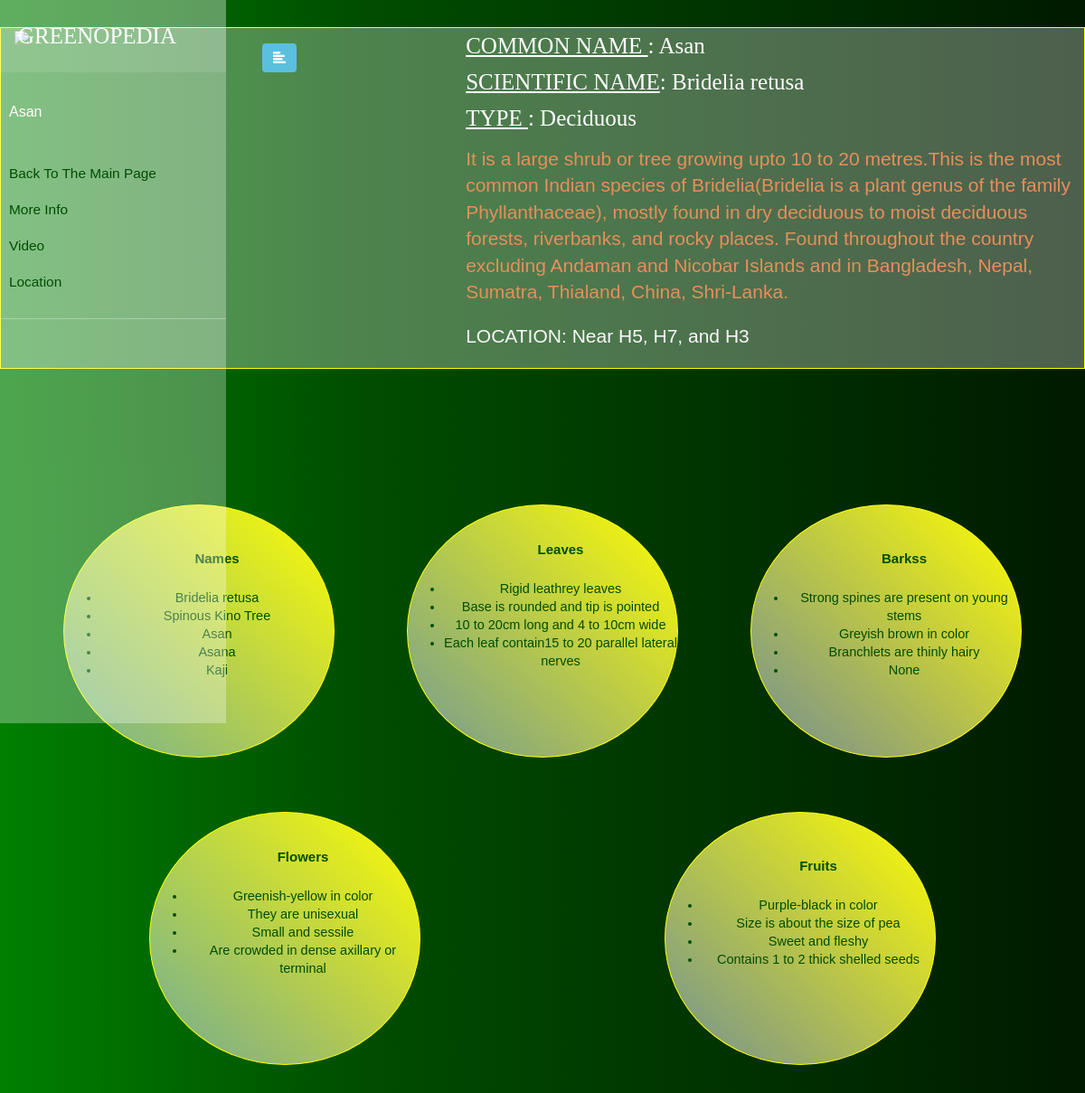
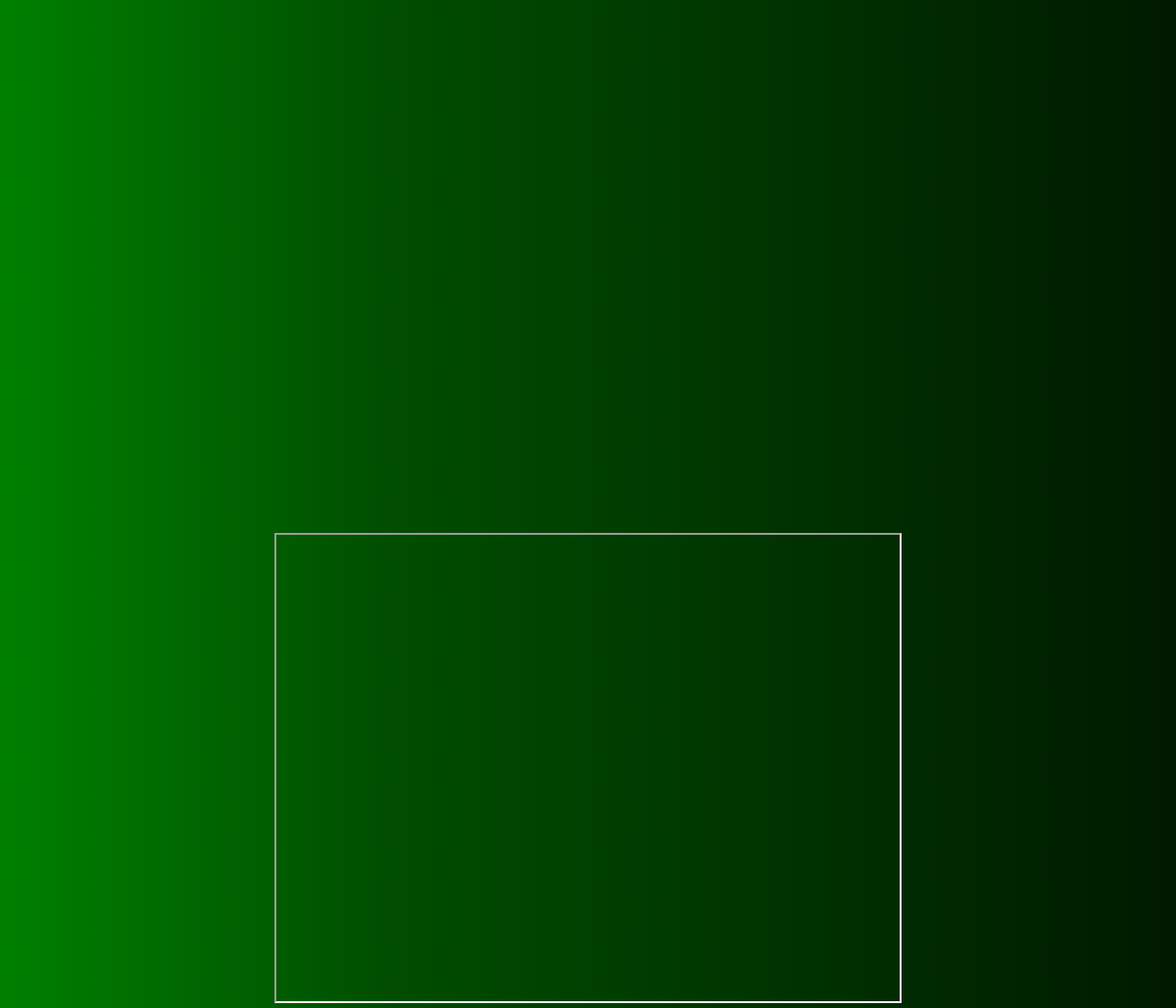
The page /tree/6/ on the database its author committed (2 pictures, top to bottom).
### tree/models.py (models this page shows, shortened)
class Data(models.Model):
    id = models.IntegerField(db_column='ID', primary_key=True)
    initial = models.TextField(db_column='Initial', blank=True, null=True)
    mostcommonname = models.TextField(db_column='MostCommonName', blank=True, null=True)
    scientificname = models.TextField(db_column='ScientificName', blank=True, null=True)
    type = models.TextField(db_column='Type', blank=True, null=True)
    description = models.TextField(db_column='Description', blank=True, null=True)
    commonname1 = models.TextField(db_column='CommonName1', blank=True, null=True)
    commonname2 = models.TextField(db_column='CommonName2', blank=True, null=True)
    commonname3 = models.TextField(db_column='CommonName3', blank=True, null=True)
    commonname4 = models.TextField(db_column='CommonName4', blank=True, null=True)
    leaves1 = models.TextField(db_column='Leaves1', blank=True, null=True)
    leaves2 = models.TextField(db_column='Leaves2', blank=True, null=True)
    leaves3 = models.TextField(db_column='Leaves3', blank=True, null=True)
    leaves4 = models.TextField(db_column='Leaves4', blank=True, null=True)
    bark1 = models.TextField(db_column='Bark1', blank=True, null=True)
    bark2 = models.TextField(db_column='Bark2', blank=True, null=True)
    bark3 = models.TextField(db_column='Bark3', blank=True, null=True)
    bark4 = models.TextField(db_column='Bark4', blank=True, null=True)
    flowers1 = models.TextField(db_column='Flowers1', blank=True, null=True)
    flowers2 = models.TextField(db_column='Flowers2', blank=True, null=True)
    flowers3 = models.TextField(db_column='Flowers3', blank=True, null=True)
    flowers4 = models.TextField(db_column='Flowers4', blank=True, null=True)
    fruits1 = models.TextField(db_column='Fruits1', blank=True, null=True)
    fruits2 = models.TextField(db_column='Fruits2', blank=True, null=True)
    fruits3 = models.TextField(db_column='Fruits3', blank=True, null=True)
    fruits4 = models.TextField(db_column='Fruits4', blank=True, null=True)
    link1 = models.TextField(db_column='Link1', blank=True, null=True)
    link2 = models.TextField(db_column='Link2', blank=True, null=True)
    location = models.TextField(db_column='Location', blank=True, null=True)
    map = models.TextField(db_column='Map', blank=True, null=True)
    class Meta:
        db_table = 'Data'

### tree/views.py (the view)
# urls.py: path('<t_id>/', views.tree_detail, name='detailing'),
def tree_detail(request,t_id):
    tree = Data.objects.filter(id = t_id).first()
    image = str(tree.mostcommonname)+'.jpg'
    image = "/images/"+str(remove(image))
    return render (request,"tree_detail.html",{"tree":tree , "image":image})

### tree/views.py (called while the page is built)
def remove(string):
    return string.replace(" ", "")

### templates/tree_detail.html (shortened to what this page needs)
{% load static %}
<!doctype html>
<html lang="en">
<head>
    <link rel="stylesheet" href="https://stackpath.bootstrapcdn.com/bootstrap/4.4.1/css/bootstrap.min.css"
>
    <link rel="stylesheet" href="https://stackpath.bootstrapcdn.com/bootstrap/4.5.0/css/bootstrap.min.css"
>
    <link rel="stylesheet" href="https://maxcdn.bootstrapcdn.com/bootstrap/3.3.7/css/bootstrap.min.css">
    <link rel="stylesheet" href="{% static 'css/style2.css' %}">
    <link rel="stylesheet"
        href="https://cdnjs.cloudflare.com/ajax/libs/malihu-custom-scrollbar-plugin/3.1.5/jquery.mCustomScrollbar.min.css">
</head>
<body>
    <div class="wrapper">
        <nav id="sidebar">
            <div class="sidebar-header">
                <h3>GREENOPEDIA</h3>
            </div>
            <ul class="list-unstyled components">
                <p>{{tree.mostcommonname}}</p>
                <li>
                    <a href="/tree/">Back To The Main Page</a>
                </li>
                <li>
                    <a href="#about">More Info</a>
                </li>
                {% if tree.link1 %}
                <li>
                    <a href="#video">Video</a>
                </li>
                {% endif %}
                {% if tree.map %}
                <li>
                    <a href="#map">Location</a>
                </li>
                {% endif %}
            </ul>
        </nav>
        <div id="content">
            <button type="button" id="sidebarCollapse" class="btn btn-info navbar-btn">
                <i class="glyphicon glyphicon-align-left" ></i>
            </button>
        </div>
    </div>
    <div class="wrapper">
        <div class="container-fluid back myhead mt-5 mb-5">
            <div class="row featurette  ">
                <div class="col-md-7 order-md-2">
                    <h3 class="featurette-heading"><span style="text-decoration: underline;">COMMON NAME </span>:
                        {{tree.mostcommonname}}</h3>
                    <h3 class="featurette-heading"><span style="text-decoration: underline;">SCIENTIFIC NAME</span>:
                        {{tree.scientificname}}</h3>
                    <h3 class="featurette-heading mb-3"><span style="text-decoration: underline;">TYPE </span>:
                        {{tree.type}}</h3>
                    <p class="lead" style="color:#E88E5A">{{tree.description}}</p>
                    <h4 class="lead"><span>LOCATION</span>: {{tree.location}}</h4>
                </div>
                <div class="col-md-5 order-md-1">
                    <img src=" /static{{image}}" class="featurette-image img-fluid mx-auto" style="height:500px">
                </div>
            </div>
        </div>
        <center>
            <div class="mb-5" style="height:30px"></div>
            <div class="container mt-5" id="about">
                <div class="row mb-5 mt-5">
                    <div class="col-6 col-md-4 mb-5 mt-5">
                        <div class="circle">
                            <div style="width:280 px">
                                <ul style="margin-top:50px;">
                                    <h4 style="color:rgb(0, 77, 0);font-weight: bold;">Names</h4>
                                    <li>{{tree.scientificname}}
                                    <li>{{tree.commonname1}}
                                    <li>{{tree.commonname2}}
                                    <li>{{tree.commonname3}}
                                    <li>{{tree.commonname4}}
                                </ul>
                            </div>
                        </div>
                    </div>
                    <div class="col-6 col-md-4 mb-5 mt-5">
                        <div class="circle">
                            <div style="width:280 px">
                                <ul style="margin-top:40px;">
                                    <h4 style="color:rgb(0, 77, 0);font-weight: bold;">Leaves</h4>
                                    <li>{{tree.leaves1}}
                                    <li>{{tree.leaves2}}
                                    <li>{{tree.leaves3}}
                                    <li>{{tree.leaves4}}
                                </ul>
                            </div>
                        </div>
                    </div>
                    <div class="col-6 col-md-4 mb-5 mt-5">
                        <div class="circle">
                            <div style="width:280 px">
                                <ul style="margin-top:50px;">
                                    <h4 style="color:rgb(0, 77, 0);font-weight: bold;">Barkss</h4>
                                    <li>{{tree.bark1}}
                                    <li>{{tree.bark2}}
                                    <li>{{tree.bark3}}
                                    <li>{{tree.bark4}}
                                </ul>
                            </div>
                        </div>
                    </div>
                </div>
                <div class="row mb-5 mt-5">
                    <div class="col-6 mb-5">
                        <div class="circle">
                            <ul style="margin-top:40px;">
                                <h4 style="color:rgb(0, 77, 0);font-weight: bold;">Flowers</h4>
                                <li>{{tree.flowers1}}
                                <li>{{tree.flowers2}}
                                <li>{{tree.flowers3}}
                                <li>{{tree.flowers4}}
                            </ul>
                        </div>
                    </div>
                    <div class="col-6 mb-5">
                        <div class="circle">
                            <ul style="margin-top:50px;">
                                <h4 style="color:rgb(0, 77, 0);font-weight: bold;">Fruits</h4>
                                <li>{{tree.fruits1}}
                                <li>{{tree.fruits2}}
                                <li>{{tree.fruits3}}
                                <li>{{tree.fruits4}}
                            </ul>
                        </div>
                    </div>
                </div>
            </div>
            {% if tree.link1 %}
            <div class="mb-5" id="video">
                {% autoescape off %}
                {{tree.link1}}
                {% endautoescape %}
            </div>
            {% endif %}
            {% if tree.map %}
            <div id="map">
                {% autoescape off %}
                {{tree.map}}
                {% endautoescape %}
            </div>
            {% endif %}
        </center>
    </div>
</body>
</html>

### static/css/style2.css (style rules this page uses)
body { font-family: 'Poppins', sans-serif; background: #fafafa; }
p { font-family: 'Poppins', sans-serif; font-size: 1.1em; font-weight: 300; line-height: 1.7em; color: #999; }
a, a:hover, a:focus { color: inherit; text-decoration: none; transition: all 0.3s; }
.navbar-btn { box-shadow: none; outline: none !important; border: none; }
#sidebar { width: 250px; position: fixed; top: 0; left: 0; height: 100vh; z-index: 999; background:rgba(255, 255, 255, 0.3); color: #fff; transition: all 0.3s; }
#sidebar .sidebar-header { padding: 20px; background: rgba(255, 255, 255, 0.1); }
#sidebar ul.components { padding: 20px 0; border-bottom: 1px solid rgba(255, 255, 255, 0.3); }
#sidebar ul p { color: #fff; padding: 10px; }
#sidebar ul li a { padding: 10px; font-size: 1.1em; display: block; }
#content { width: calc(100% - 250px); padding: 40px; min-height: 100vh; transition: all 0.3s; position: absolute; top: 0; right: 0; }

### templates/tree_detail.html (style rules this page uses)
body { background-image: linear-gradient(to right, rgb(0, 128, 0), rgb(0, 77, 0), rgb(0, 51, 0), rgb(0, 26, 0)); }
.back { background: rgba(255, 255, 255, 0.3); color: #14120c; }
.wrapper { width: 1200px; margin: 0 auto; }
.myhead { border: 1px solid yellow; }
h3 { color: white; font-family: 'Trocchi', serif; font-size: 25px; font-weight: normal; line-height: 40px; margin: 0; }
p { font-family: 'Raleway', sans-serif; font-size: 16px; font-weight: 500; line-height: 28px; margin: 0 0 24px; }
h4 { color: #f8f8f8; font-family: 'Raleway', sans-serif; font-size: 15px; font-weight: 500; line-height: 18px; margin: 0 0 24px; }
.circle { width: 300px; height: 280px; line-height: 20px; border-radius: 50%; font-size: 14.5px; color: #fff; text-align: center; background: rgba(255, 255, 255, 0.3); border: 1px solid yellow; transition: background-position .5s ease; background-image: linear-gradient(45deg, rgb(0, 77, 0), rgba(255, 255, 255, 0.3), yellow); background-size: 250% 100%; background-position: right bottom; transition: background-position .5s ease; }
ul { font-family: 'Inder', sans-serif; line-height: 20px; margin-bottom: 15px; color: rgb(0, 77, 0); }

### rows shown on the page
Data: mostcommonname "Asan", scientificname "Bridelia retusa", type "Deciduous", description "It is a large shrub or tree growing upto 10 to 20 metres.This is the most common Indian species of Bridelia(Bridelia is a plant genus of the family Phyllanthaceae), mostly found in dry deciduous to moist deciduous forests, riverbanks, and rocky places. Found throughout the country excluding Andaman and Nicobar Islands and in Bangladesh, Nepal, Sumatra, Thialand, China, Shri-Lanka.", location "Near H5, H7, and H3", commonname1 "Spinous Kino Tree", commonname2 "Asan", commonname3 "Asana", commonname4 "Kaji", leaves1 "Rigid leathrey leaves", leaves2 "Base is rounded and tip is pointed", leaves3 "10 to 20cm long and 4 to 10cm wide", leaves4 "Each leaf contain15 to 20 parallel lateral nerves", bark1 "Strong spines are present on young stems", bark2 "Greyish brown in color", bark3 "Branchlets are thinly hairy", bark4 "None", flowers1 "Greenish-yellow in color", flowers2 "They are unisexual", flowers3 "Small and sessile", flowers4 "Are crowded in dense axillary or terminal", fruits1 "Purple-black in color", fruits2 "Size is about the size of pea", fruits3 "Sweet and fleshy", fruits4 "Contains 1 to 2 thick shelled seeds"
